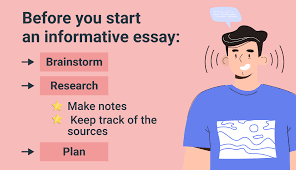
#> input picture OCR/image_1.png, 296 x 170 px
$ jupyter execute --allow-errors OCR_1.ipynb
#> lines starting #> are read from the running program, lines starting #| are printed output that depends on the picture
## How To Read Text From Images Using Pytesseract

- **Method - 1**

[cell 1]
import pytesseract

[cell 2]
path = r"C:\Program Files\Tesseract-OCR\tesseract.exe"
pytesseract.pytesseract.tesseract_cmd = path

- **Method - 2**

[cell 3]
import pytesseract
pytesseract.pytesseract.tesseract_cmd =r'C:\Program Files\Tesseract-OCR\tesseract.exe'

- **Method - 3**<br>
Used here

[cell 4]
import pytesseract
pytesseract.pytesseract.tesseract_cmd =r"C:\Program Files\Tesseract-OCR\tesseract.exe"

[cell 5]
import cv2
import numpy as np
import matplotlib.pyplot as plt

[cell 6]
img = cv2.imread("image_1.png",cv2.IMREAD_GRAYSCALE)
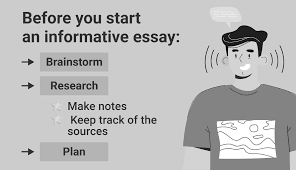
#> img: shape (170, 296); min 0, max 255, mean 185.3
cv2.imshow("sample image",img)
cv2.waitKey(0)
cv2.destroyAllWindows()
